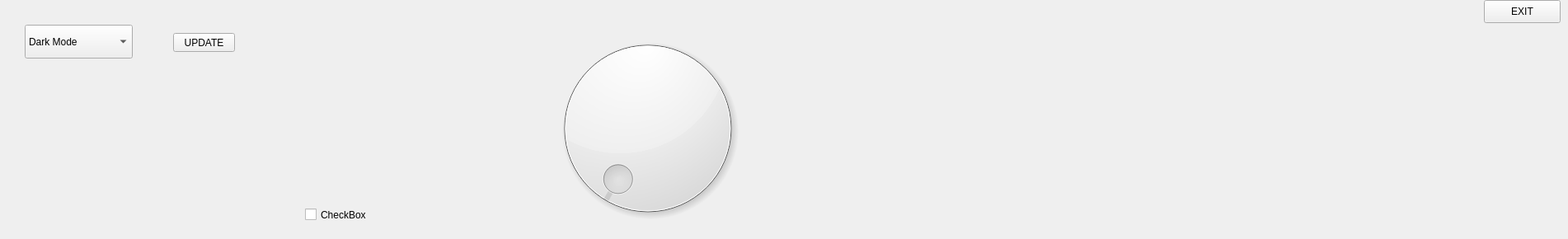
     <widget class="QWidget" name="Settings">
      <widget class="QCheckBox" name="checkBox">
       <property name="geometry">
        <rect>
         <x>370</x>
         <y>240</y>
         <width>161</width>
         <height>41</height>
        </rect>
       </property>
       <property name="text">
        <string>CheckBox</string>
       </property>
      </widget>
      <widget class="QDial" name="dial">
       <property name="geometry">
        <rect>
         <x>660</x>
         <y>30</y>
         <width>251</width>
         <height>251</height>
        </rect>
       </property>
      </widget>
      <widget class="QComboBox" name="LIGHTORDARK">
       <property name="geometry">
        <rect>
         <x>30</x>
         <y>30</y>
         <width>131</width>
         <height>41</height>
        </rect>
       </property>
       <item>
        <property name="text">
         <string>Dark Mode</string>
        </property>
       </item>
       <item>
        <property name="text">
         <string>Light Mode</string>
        </property>
       </item>
      </widget>
      <widget class="QPushButton" name="pushButton">
       <property name="geometry">
        <rect>
         <x>1800</x>
         <y>0</y>
         <width>93</width>
         <height>28</height>
        </rect>
       </property>
       <property name="text">
        <string>EXIT</string>
       </property>
      </widget>
      <widget class="QPushButton" name="updateprogramthemeBUTTON">
       <property name="geometry">
        <rect>
         <x>210</x>
         <y>40</y>
         <width>75</width>
         <height>23</height>
        </rect>
       </property>
       <property name="text">
        <string>UPDATE</string>
       </property>
      </widget>
     </widget>
